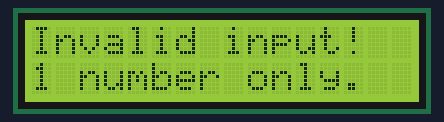
Recording of a program running on a simulated Raspberry Pi Pico running MicroPython. On the bench: 16×2 character LCD. Random numbers come from a fixed seed; library files of the repository ran but are not shown: I2C_LCD.py; what the program prints to the serial console is not drawn.

Above: at 0.1 s.
At 36.4 s:
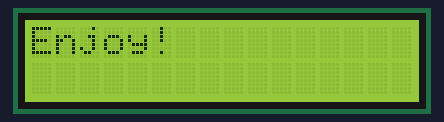

The program:

LCD_Test_1.py
```python
import time
from machine import I2C, Pin
from I2C_LCD import I2CLcd
import random

i2c = I2C(0, sda = Pin(0), scl = Pin(1), freq = 400000)
devices = i2c.scan()

try:
    if devices != []:
        lcd = I2CLcd(i2c, devices[0], 2, 16)
        lcd.move_to(0, 0)

        while True:
            ''' Represents the number of inputs from the keypad. If a user presses more than 1 button once, then
                num_inputs > 1 '''

            num_inputs = random.randint(1, 5)
            print("Num_inputs: ", num_inputs)

            if (num_inputs > 1):
                lcd.putstr("Invalid input!\n1 number only.")
                time.sleep(3)
                lcd.clear()

            else:
                lcd.putstr("Enjoy!")
                time.sleep(3)
                lcd.clear()

    else:
        print("No address found")
except:
    print("Something went wrong! Good luck!")
```

Measured:
- what the display in image 0 shows lasts 3.0 s, from 0.1 s to 3.1 s
